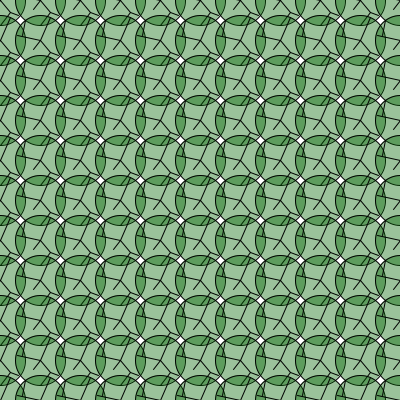
Frame 1 (no input)
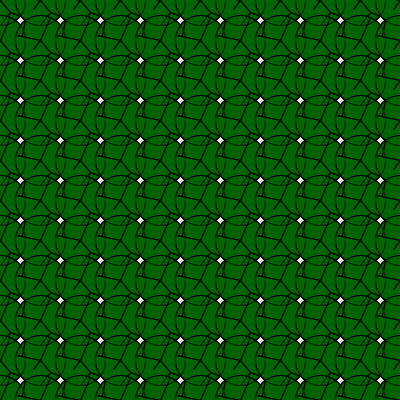
Frame 60 (the mouse pressed at the canvas centre just before this capture)
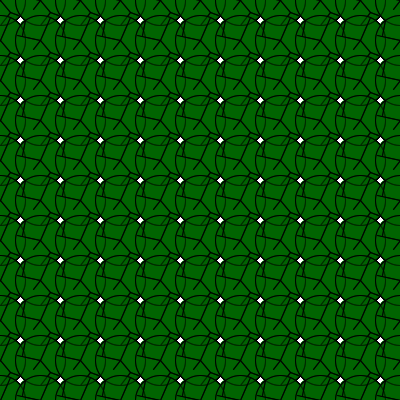
Frame 120 (the mouse held since frame 60 and released just before this capture)

The Processing sketch that drew these frames (run headless with seeded random() and noise(); from frame 60 on, the mouse is pressed at the canvas centre):

// Processing sketch: processing_39162
// ── processing_39162.pde

//Nathan Aaronson
//Making a forest of identical trees

void setup() {
  size(400, 400);
  background(255);
  smooth();
  noFill();
}

void draw() {
  for (int a=0;a<width+100; a+=40) {
    for (int b=0;b<height+100;b+=40) {
        TreeSections (a, b);
      }
    }
    }



void TreeSections(float x, float y) {
  pushMatrix();
  translate(x, y);
  fill(0,100,0,100);
  ellipse(0, 0, 50, 50);
  strokeWeight(1);
  //branch 1
  line(0, 0, 10, 12);
  line(10,12,18,15);
  line(10,12,0,25);
  //branch 2
  line(0,0,-23,-5);
  line(-18,-5,-15,-20);
  //branch 3
  line(0,0,10,-23);
  //branch 4
  line(0,0,-7,9);
  
 
  popMatrix();
   
}
